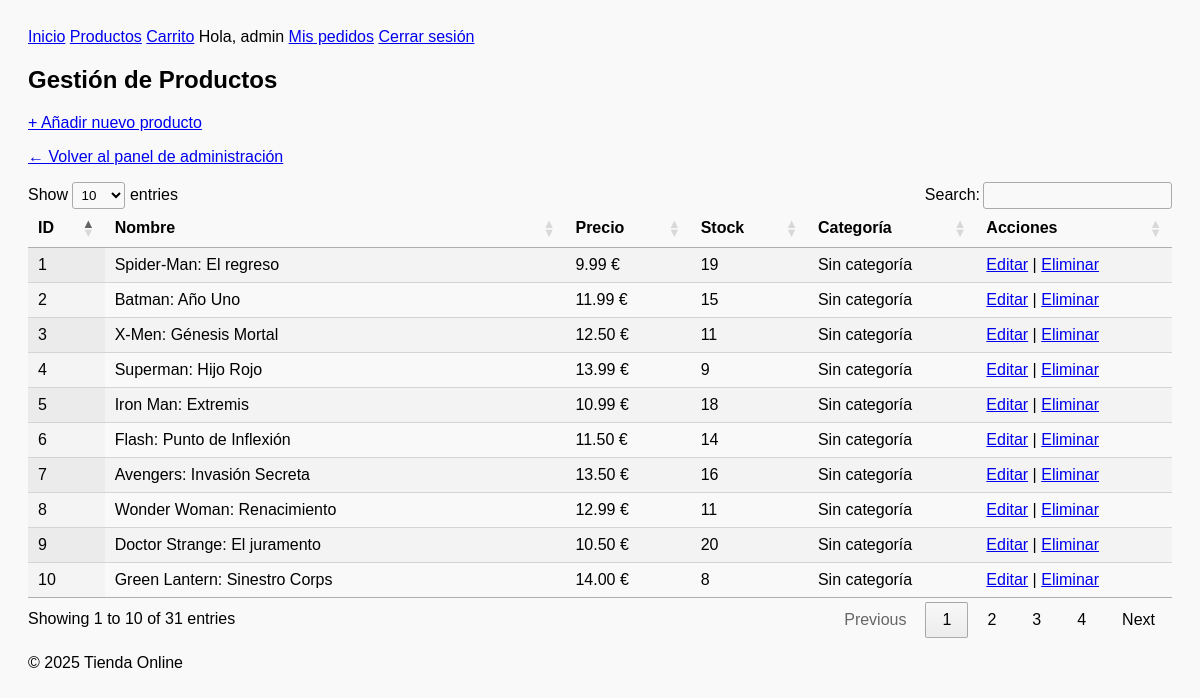
Before: /public/admin/productos (signed in) with the older database file.
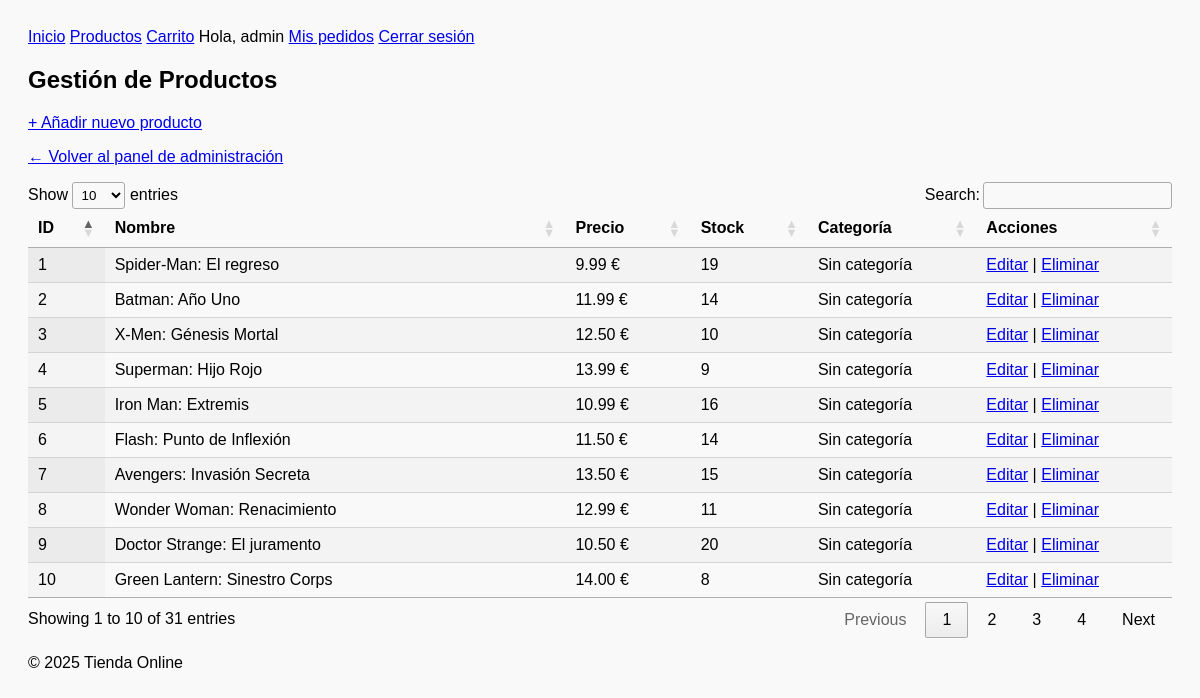
After: the same page with the newer database file.
### tables this page shows
CREATE TABLE IF NOT EXISTS `productos` (
  `id` int NOT NULL AUTO_INCREMENT,
  `nombre` varchar(100) NOT NULL,
  `descripcion` text,
  `precio` decimal(10,2) NOT NULL,
  `stock` int NOT NULL,
  `categoria_id` int DEFAULT NULL,
  `imagen` varchar(255) DEFAULT NULL,
  PRIMARY KEY (`id`),
  KEY `categoria_id` (`categoria_id`)
);

### app/Controllers/AdminController.php (called while the page is built, shortened)
<?php
class AdminController
{
    public function gestionarProductos()
    {
        $productos = (new Producto)->getAll();
        require __DIR__ . '/../Views/admin/productos.php';
        require __DIR__ . '/../Templates/layout.php';
    }
}

### public/index.php (called while the page is built, shortened)
<?php
$router = new Router();
$router->add('/', 'HomeController@index');
$router->add('/registro', 'AuthController@registro');
$router->add('/login', 'AuthController@login');
$router->add('/logout', 'AuthController@logout');
$router->add('/productos', 'ProductoController@listado');
$router->add('/carrito', 'CarritoController@mostrar');
$router->add('/carrito/agregar', 'CarritoController@agregar');
$router->add('/carrito/eliminar', 'CarritoController@eliminar');
$router->add('/carrito/vaciar', 'CarritoController@vaciar');
$router->add('/pedidos/confirmacion', 'PedidoController@confirmacion');
$router->add('/pedidos/procesar', 'PedidoController@procesar');
$router->add('/pedidos/historial', 'PedidoController@historial');
$router->add('/admin', 'AdminController@panel');
$router->add('/admin/productos', 'AdminController@gestionarProductos');
$router->add('/admin/productos/crear', 'AdminController@crearProducto');
$router->add('/admin/productos/editar', 'AdminController@editarProducto');
$router->add('/admin/productos/eliminar', 'AdminController@eliminarProducto');
$router->add('/admin/usuarios', 'AdminController@gestionarUsuarios');
$router->add('/admin/usuarios/editar', 'AdminController@editarUsuario');
$router->add('/admin/usuarios/eliminar', 'AdminController@eliminarUsuario');
$router->add('/admin/compras', 'AdminController@verPedidos');
$router->dispatch($_SERVER['REQUEST_URI']);

### app/Core/Database.php (called while the page is built, shortened)
<?php
class Database
{
    private static $instance = null;
    private $connection;
    private $host = 'localhost';
    private $dbname = 'tiendaonline';
    private $username = 'root';
    private $password = '';
    private function __construct()
    {
        try {
            $this->connection = new PDO(
                "mysql:host={$this->host};dbname={$this->dbname};charset=utf8",
                $this->username,
                $this->password
            );
            $this->connection->setAttribute(PDO::ATTR_ERRMODE, PDO::ERRMODE_EXCEPTION);
        } catch (PDOException $e) {
            die("Error de conexión a la base de datos: " . $e->getMessage());
        }
    }
    public static function getInstance(): Database
    {
        if (self::$instance === null) {
            self::$instance = new Database();
        }
        return self::$instance;
    }
    public function getConnection(): PDO
    {
        return $this->connection;
    }
}

### app/Models/EmptyModel.php (called while the page is built, shortened)
<?php
abstract class EmptyModel
{
    protected PDO $db;
    public function __construct()
    {
        $this->db = Database::getInstance()->getConnection();
    }
    public function findAll(string $tabla): array
    {
        $stmt = $this->db->query("SELECT * FROM $tabla");
        return $stmt->fetchAll(PDO::FETCH_ASSOC);
    }
}

### app/Models/Producto.php (called while the page is built, shortened)
<?php
class Producto extends EmptyModel
{
    protected string $tabla = 'productos';
    public function getAll(): array
    {
        return $this->findAll($this->tabla);
    }
}

### app/Views/admin/productos.php (the view, shortened to what this page needs)
<h2>Gestión de Productos</h2>
<p><a href="/tienda-online/public/admin/productos/crear">+ Añadir nuevo producto</a></p>
<p><a href="/tienda-online/public/admin">← Volver al panel de administración</a></p>
<table id="tabla-productos" class="display">
    <thead>
        <tr>
            <th>ID</th>
            <th>Nombre</th>
            <th>Precio</th>
            <th>Stock</th>
            <th>Categoría</th>
            <th>Acciones</th>
        </tr>
    </thead>
    <tbody>
        <?php foreach ($productos as $p): ?>
            <tr>
                <td><?= $p['id'] ?></td>
                <td><?= htmlspecialchars($p['nombre']) ?></td>
                <td><?= number_format($p['precio'], 2) ?> €</td>
                <td><?= $p['stock'] ?></td>
                <td><?= htmlspecialchars($p['categoria_nombre'] ?? 'Sin categoría') ?></td>
                <td>
                    <a href="/tienda-online/public/admin/productos/editar?id=<?= $p['id'] ?>">Editar</a> |
                    <a href="/tienda-online/public/admin/productos/eliminar?id=<?= $p['id'] ?>" onclick="return confirm('¿Seguro que quieres eliminar este producto?');">Eliminar</a>
                </td>
            </tr>
        <?php endforeach; ?>
    </tbody>
</table>

Changed rows visible on the page:
changed productos "Batman: Año Uno": stock "15" → "14"
changed productos "X-Men: Génesis Mortal": stock "11" → "10"
changed productos "Iron Man: Extremis": stock "18" → "16"
changed productos "Avengers: Invasión Secreta": stock "16" → "15"
